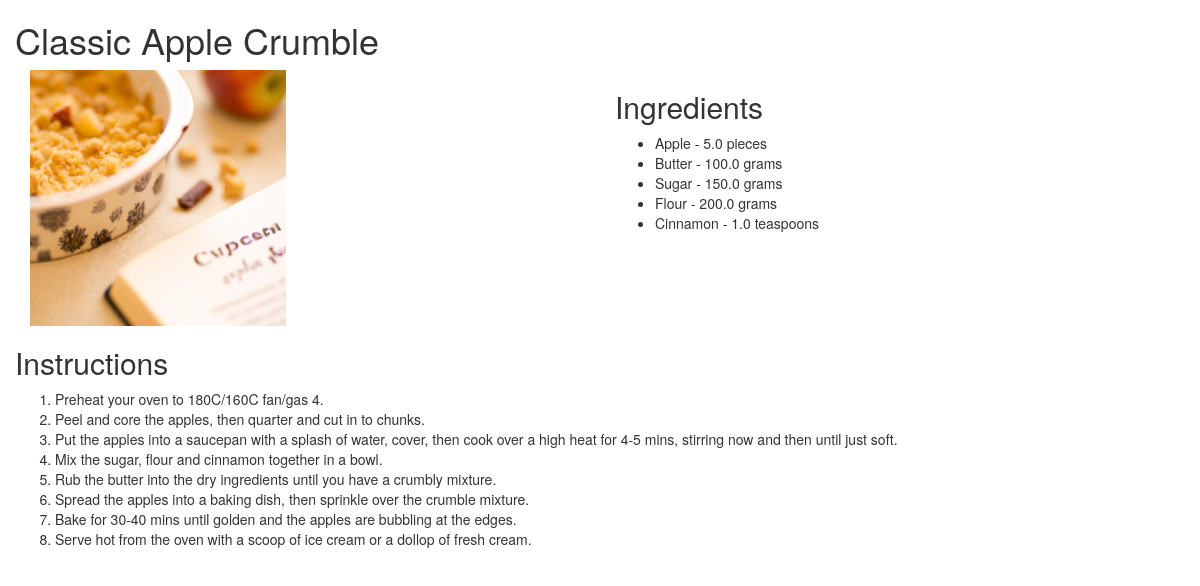
/recipe/1, run on the app's committed database.
### app/models.py (models this page shows, shortened)
class Recipe(db.Model):
    id = db.Column(db.Integer, primary_key=True)
    title = db.Column(db.String(64), index=True)
    image_id = db.Column(db.String(64))
    vegetarian = db.Column(db.Boolean())
    dish_type = db.Column(db.String(64))
    timestamp = db.Column(db.DateTime, index=True, default=datetime.utcnow)
    ingredients = db.relationship('Ingredients', backref='recipe', lazy='dynamic')
    instructions = db.relationship('Instructions', backref='recipe', lazy='dynamic')

class Ingredients(db.Model):
    id = db.Column(db.Integer, primary_key=True)
    name = db.Column(db.String(140))
    unit = db.Column(db.String(140))
    amount = db.Column(db.Float())
    recipe_id = db.Column(db.Integer, db.ForeignKey('recipe.id'))

class Instructions(db.Model):
    id = db.Column(db.Integer, primary_key=True)
    instruction = db.Column(db.String(140))
    recipe_id = db.Column(db.Integer, db.ForeignKey('recipe.id'))

### app/routes.py (the view)
@app.route('/recipe/<id>')
def recipe(id):
    recipe = Recipe.query.filter_by(id=id).first_or_404()
    ingredients = []
    for ingredient in recipe.ingredients:
         ingredients.append({'name':ingredient.name, 'unit':ingredient.unit, 'amount': ingredient.amount})
    instructions = []
    for instruction in recipe.instructions:
         instructions.append(instruction.instruction)
    recipe_data = {
         'title':recipe.title,
         'ingredients':ingredients,
         'instructions':instructions
    }
    print(recipe_data)
    return render_template('recipe.html', title='Recipe Bot', recipe=recipe_data, image = recipe.image_id)

### app/templates/recipe.html
{% extends "base.html" %}
{% block app_content %}
    <div class="row">
        <h1>{{ recipe.title }}</h1>
    </div>
    <div class="row">
        <div class="col-md-6">
            <img src="{{url_for('static',filename='img/' + image)}}" alt=""></img>
        </div>
        <div class="col-md-6">
            <h2>Ingredients</h2>
            <ul>
                {% for ingredient in recipe.ingredients %}
                <li>{{ ingredient.name }} - {{ ingredient.amount }} {{ ingredient.unit }}</li>
                {% endfor %}
            </ul>
        </div>
    </div>
    <div class="row">
        <h2>Instructions</h2>
        <ol>
            {% for instruction in recipe.instructions %}
            <li>{{ instruction }}</li>
            {% endfor %}
        </ol>
    </div>
{% endblock %}

### app/templates/base.html (shortened to what this page needs)
{% extends 'bootstrap/base.html' %}
{% block content %}
    <div class="container">
        {% block app_content %}{% endblock %}
    </div>
{% endblock %}

### data on the page
Recipe: title "Classic Apple Crumble", image (picture)
Ingredients: name "Apple", amount "5.0", unit "pieces"
Ingredients: name "Butter", amount "100.0", unit "grams"
Ingredients: name "Sugar", amount "150.0", unit "grams"
Ingredients: name "Flour", amount "200.0", unit "grams"
Ingredients: name "Cinnamon", amount "1.0", unit "teaspoons"
Instructions: instruction "Preheat your oven to 180C/160C fan/gas 4."
Instructions: instruction "Peel and core the apples, then quarter and cut in to chunks."
Instructions: instruction "Put the apples into a saucepan with a splash of water, cover, then cook over a high heat for 4-5 mins, stirring now and then until just soft."
Instructions: instruction "Mix the sugar, flour and cinnamon together in a bowl."
Instructions: instruction "Rub the butter into the dry ingredients until you have a crumbly mixture."
Instructions: instruction "Spread the apples into a baking dish, then sprinkle over the crumble mixture."
Instructions: instruction "Bake for 30-40 mins until golden and the apples are bubbling at the edges."
Instructions: instruction "Serve hot from the oven with a scoop of ice cream or a dollop of fresh cream."
